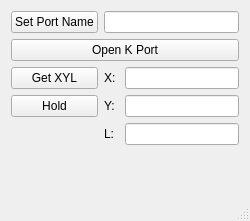
<?xml version="1.0" encoding="UTF-8"?>
<ui version="4.0">
 <class>MainWindow</class>
 <widget class="QMainWindow" name="MainWindow">
  <property name="geometry">
   <rect>
    <x>0</x>
    <y>0</y>
    <width>250</width>
    <height>221</height>
   </rect>
  </property>
  <property name="windowTitle">
   <string>MainWindow</string>
  </property>
  <widget class="QWidget" name="centralWidget">
   <layout class="QGridLayout" name="gridLayout">
    <item row="0" column="0">
     <widget class="QPushButton" name="pushButton">
      <property name="text">
       <string>Set Port Name</string>
      </property>
     </widget>
    </item>
    <item row="0" column="1" colspan="2">
     <widget class="QLineEdit" name="linePort"/>
    </item>
    <item row="1" column="0" colspan="3">
     <widget class="QPushButton" name="pushButton_2">
      <property name="text">
       <string>Open K Port</string>
      </property>
     </widget>
    </item>
    <item row="2" column="0">
     <widget class="QPushButton" name="pushButton_3">
      <property name="text">
       <string>Get XYL</string>
      </property>
     </widget>
    </item>
    <item row="2" column="1">
     <widget class="QLabel" name="label">
      <property name="text">
       <string>X: </string>
      </property>
     </widget>
    </item>
    <item row="2" column="2">
     <widget class="QLineEdit" name="lineEdit_x"/>
    </item>
    <item row="3" column="1">
     <widget class="QLabel" name="label_2">
      <property name="text">
       <string>Y:</string>
      </property>
     </widget>
    </item>
    <item row="3" column="2">
     <widget class="QLineEdit" name="lineEdit_y"/>
    </item>
    <item row="4" column="1">
     <widget class="QLabel" name="label_4">
      <property name="text">
       <string>L:</string>
      </property>
     </widget>
    </item>
    <item row="4" column="2">
     <widget class="QLineEdit" name="lineEdit_l"/>
    </item>
    <item row="5" column="2">
     <spacer name="verticalSpacer">
      <property name="orientation">
       <enum>Qt::Vertical</enum>
      </property>
      <property name="sizeHint" stdset="0">
       <size>
        <width>20</width>
        <height>40</height>
       </size>
      </property>
     </spacer>
    </item>
    <item row="3" column="0">
     <widget class="QPushButton" name="pushButton_4">
      <property name="text">
       <string>Hold</string>
      </property>
     </widget>
    </item>
   </layout>
  </widget>
  <widget class="QStatusBar" name="statusBar"/>
 </widget>
 <layoutdefault spacing="6" margin="11"/>
 <resources/>
 <connections/>
</ui>
